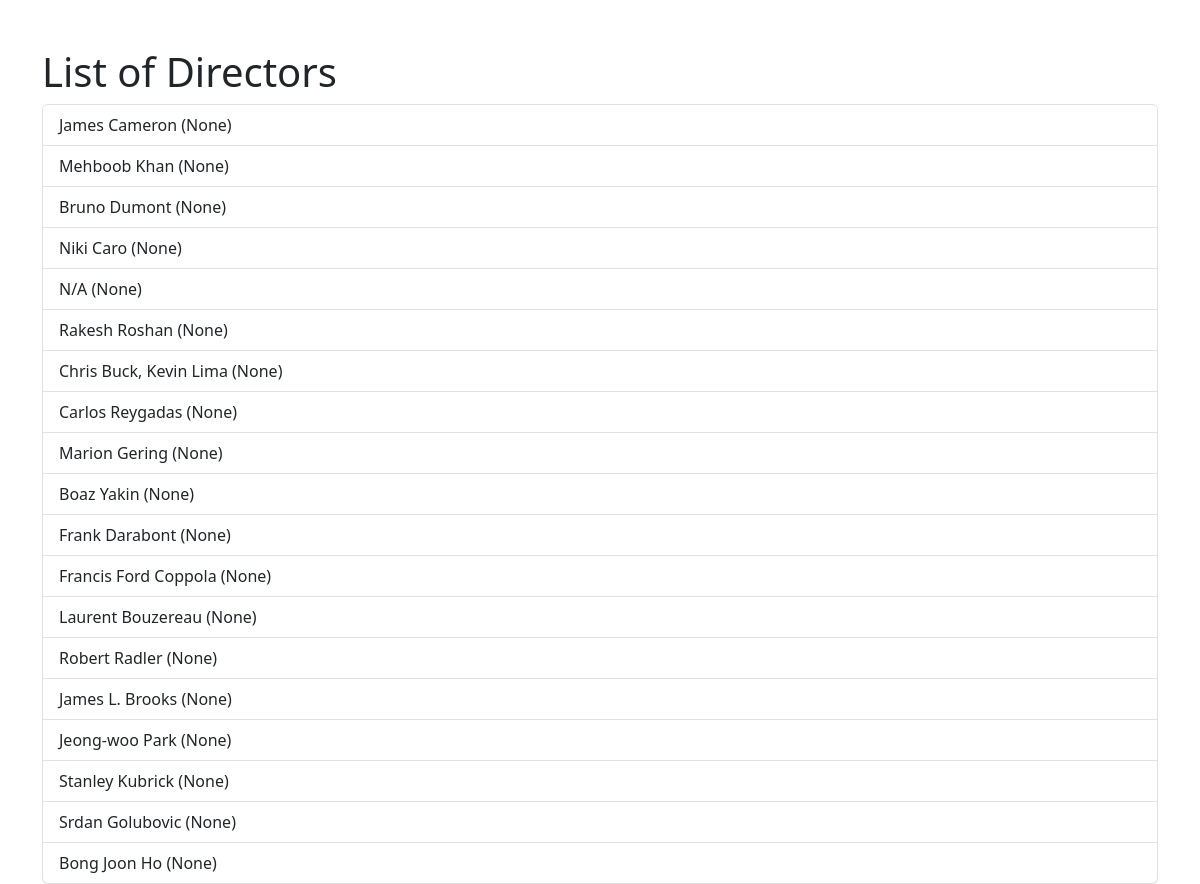
The page /list_directors on the database as committed earlier.
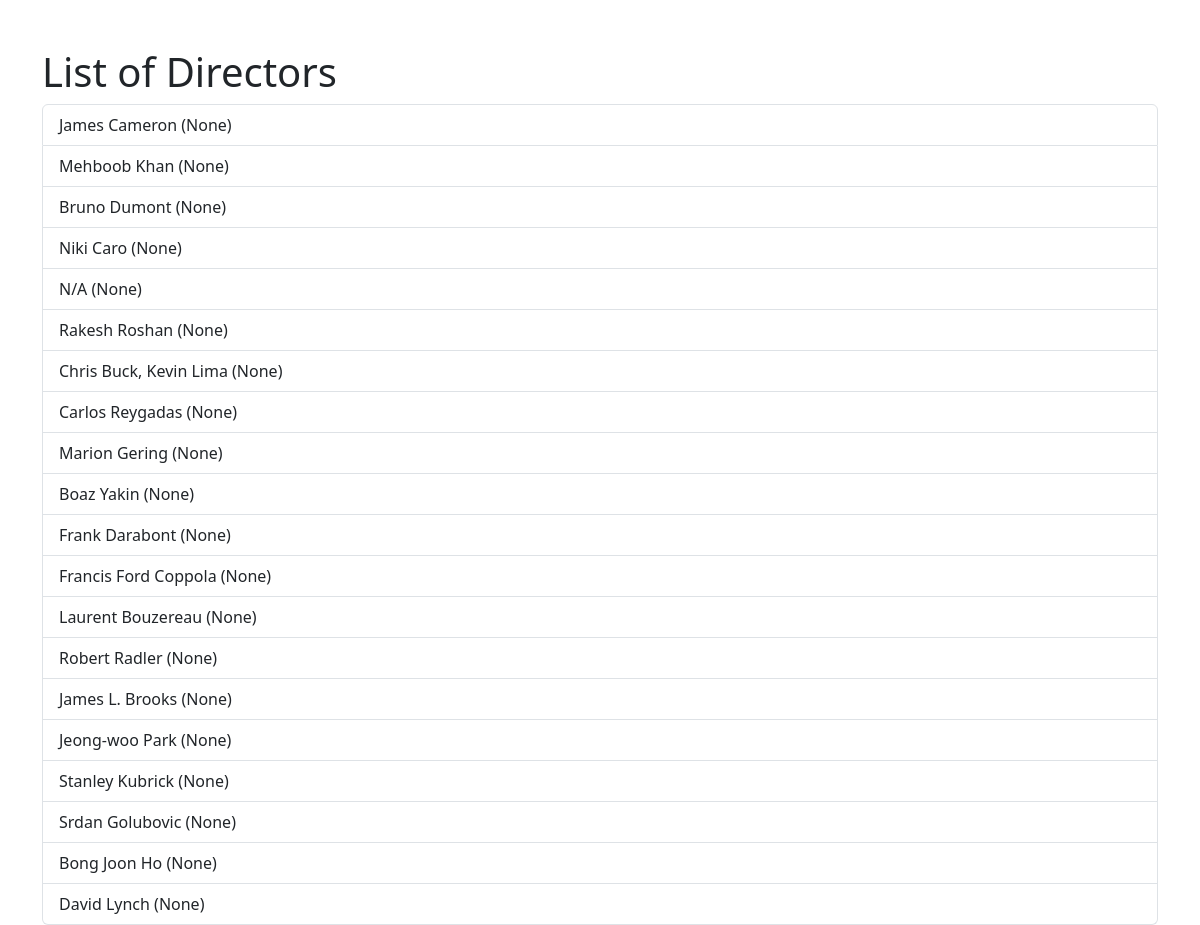
The same page on the database as committed later.
### main.py (models this page shows, shortened)
class Director(db.Model):
    __tablename__ = 'directors'
    id = Column(Integer, primary_key=True)
    name = Column(String, nullable=False)
    birth_date = Column(String)  # Use Date type if necessary
    movies = relationship("Movie", back_populates="director")

### main.py (the view)
@app.route('/list_directors', methods=['GET'])
def list_directors():
    directors = db.session.query(Director).all()
    return render_template('list_directors.html', directors=directors)

### templates/list_directors.html (shortened to what this page needs)
<!DOCTYPE html>
<html lang="en">
<head>
    <link href="https://cdn.jsdelivr.net/npm/bootstrap@5.3.3/dist/css/bootstrap.min.css" rel="stylesheet">
</head>
<body>
    <div class="container mt-5">
        <h1>List of Directors</h1>
        <ul class="list-group">
            {% for director in directors %}
                <li class="list-group-item">{{ director.name }} ({{ director.birth_date }})</li>
            {% endfor %}
        </ul>
    </div>
</body>
</html>

Rows that differ between the two databases and show on the page:
added Director: name "David Lynch", birth_date "None"
